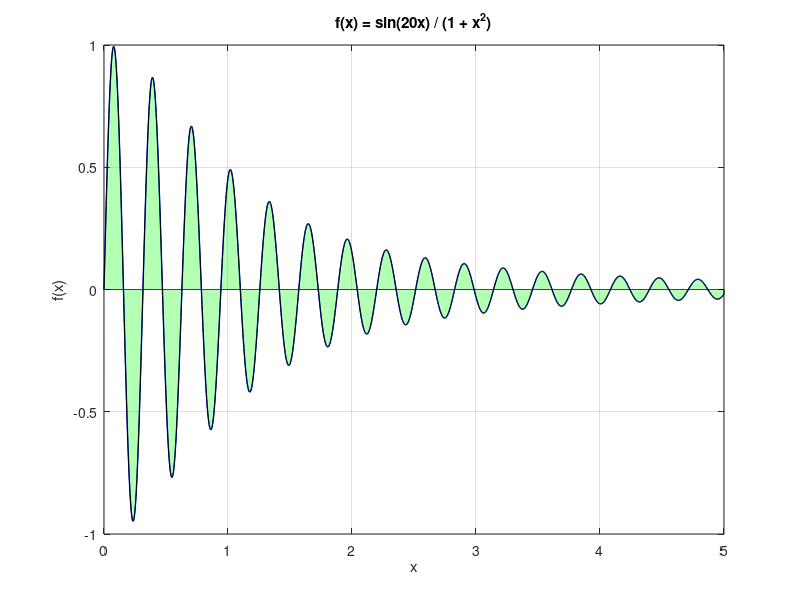

Reproduce this figure in MATLAB.
%% Numerical Integration in one-dimension
% Example 3: Highly Oscillatory Function
fprintf('\n=== EXAMPLE 3: Oscillatory Function ===\n');
fprintf('Integrating f(x) = sin(20*x) / (1 + x^2) from 0 to 5\n\n');

% Define the function
f3 = @(x) sin(20*x) ./ (1 + x.^2);

% Integration limits
x_lower = 0;
x_higher = 5;

% Adaptive quadrature is best for oscillatory functions
result3 = integral(f3, x_lower, x_higher);
fprintf('Adaptive Quadrature: %.8f\n\n', result3);

%% Visualisation
% Plot 3: Oscillatory function
% subplot(2,2,3);
figure;
x_plot3 = linspace(x_lower, x_higher, 2000);
y_plot3 = f3(x_plot3);
plot(x_plot3, y_plot3, 'b-', 'LineWidth', 1);
hold on;
area(x_plot3, y_plot3, 'FaceColor', 'g', 'FaceAlpha', 0.3);
grid on;
xlabel('x');
ylabel('f(x)');
title('f(x) = sin(20x) / (1 + x^2)');
hold off;
